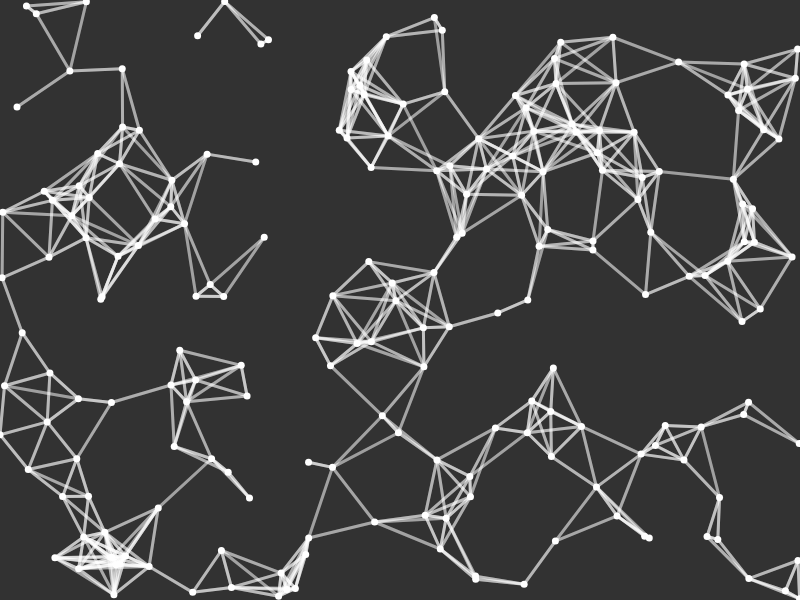
Frame 1 (no input)
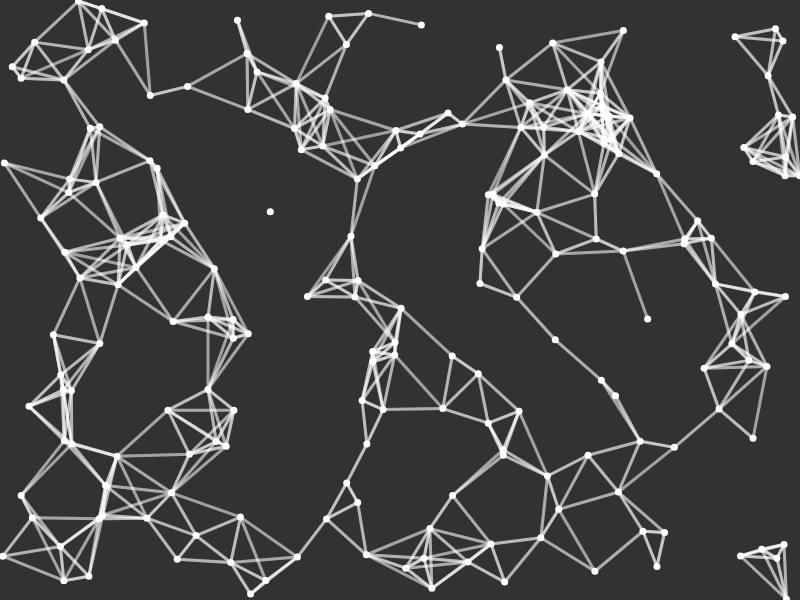
Frame 60 (no input)
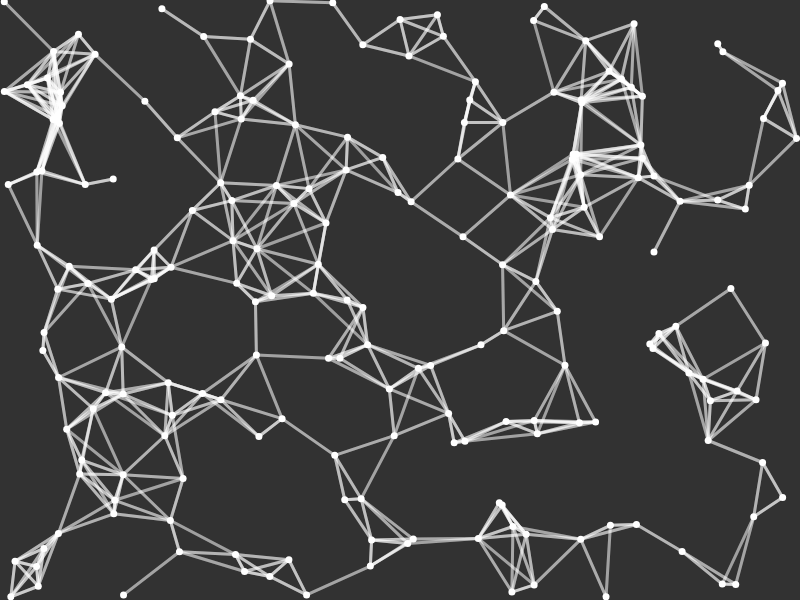
Frame 120 (the mouse pressed at the canvas centre since frame 60)

The p5.js sketch that drew these frames (run headless with seeded random() and noise() and a simulated clock; from frame 60 on, the mouse is pressed at the canvas centre):

// p5.js sketch
// ── sketch.js
const POINTS_DENSITY = 200;

let points = [];

class Point {
  constructor() {
    this.x = random(800);
    this.y = random(600);
    this.x_offset = random(-1, 1);
    this.y_offset = random(-1, 1);
  }

  move() {
    this.x += this.x_offset;
    this.y += this.y_offset;
  }

  draw() {
    point(this.x, this.y);
  }
}

function calculate_index(x, y) {
  let i_x = floor(x / 50);
  let i_y = floor(y / 50);
  return i_x + i_y * 16;
}

function calculate_neighbor(c_i, canvas_index) {
  let neighbor_points = [];
  for (let i = -1; i <= 1; i++) {
    for (let j = -1; j <= 1; j++) {
      let n_i = c_i + i + j * 16;
      if (canvas_index[n_i]) {
        neighbor_points.push(canvas_index[n_i]);
      }
    }
  }
  return neighbor_points.flat();
}

function setup() {
  createCanvas(800, 600);
  let canvas_index = [];
  for (let i = 0; i < POINTS_DENSITY; i++) {
    points.push(new Point());
  }
}

function draw() {
  background(50, 50, 50);

  for (let i = 0; i < points.length; i++) {
    points[i].move();
    if (points[i].x > 800) {
      points[i].x = 0;
    }
    if (points[i].x < 0) {
      points[i].x = 800;
    }
    if (points[i].y > 600) {
      points[i].y = 0;
    }
    if (points[i].y < 0) {
      points[i].y = 600;
    }
  }

  let canvas_index = [];
  for (let i = 0; i < points.length; i++) {
    let c_i = calculate_index(points[i].x, points[i].y);
    if (!canvas_index[c_i]) {
      canvas_index[c_i] = [];
    }
    canvas_index[c_i].push(points[i]);
  }

  strokeWeight(3);
  for (let i = 0; i < (16 * 12); i++) {
    if (canvas_index[i]) {
      let neighbor_points = calculate_neighbor(i, canvas_index);
      for (let j = 0; j < canvas_index[i].length; j++) {
        let p1 = canvas_index[i][j];
        for (let k = 0; k < neighbor_points.length; k++) {
          let p2 = neighbor_points[k];
          const d = dist(p1.x, p1.y, p2.x, p2.y)
          if (d <= 75) {
            stroke(255, 255, 255, 155 - d);
            line(p1.x, p1.y, p2.x, p2.y);
          }
        }
      }
    }
  }

  strokeWeight(7);
  stroke(255);
  for (let i = 0; i < points.length; i++) {
    points[i].draw();
  }

  // strokeWeight(2);
  // stroke(255, 0, 0);
  // noFill();
  // for (let x = 0; x < 16; x++) {
  //   for (let y = 0; y < 12; y++) {
  //     square(x * 50, y * 50, 50);
  //   }
  // }
}
